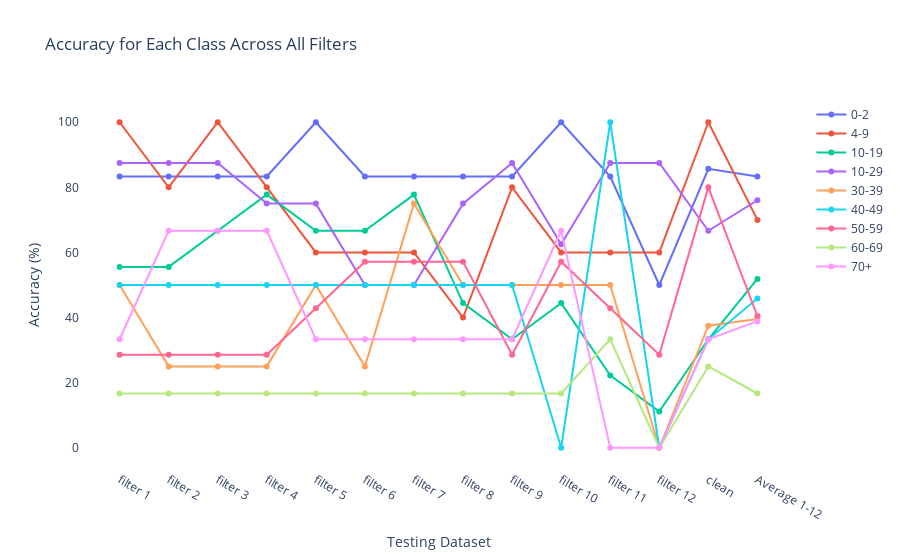
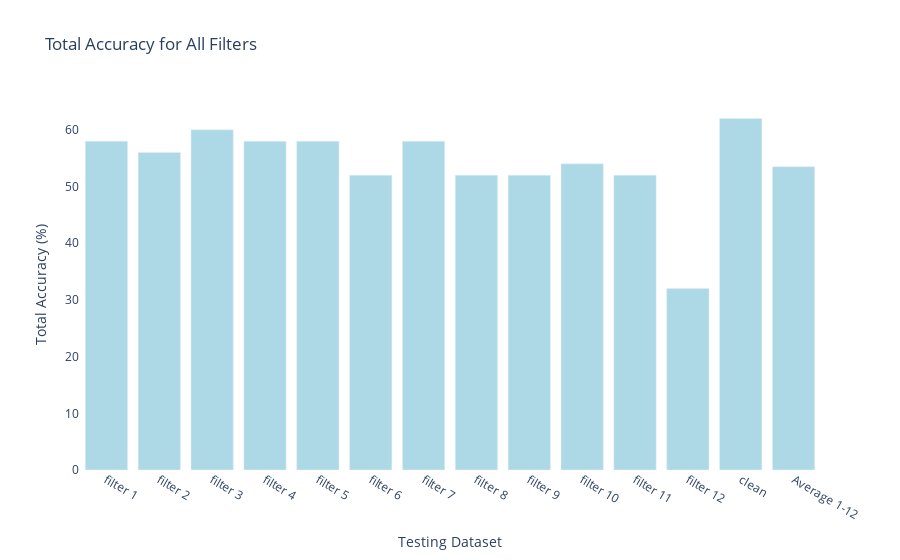

These figures' notebook cell, in order:
### Code cell
import plotly.graph_objects as go
import pandas as pd
import os

# Assuming class_accuracies and overall_accuracies are already populated
class_ids = list(range(9))  # Classes 0 to 8
filter_names = [f"filter {i}" for i in range(1, 13)] + ["clean"]
filter_names_for_avg = [f"filter {i}" for i in range(1, 13)]

# Prepare data for plotting class accuracies
class_accuracy_data = {class_id: [class_accuracies[filter_name].get(class_id, 0) for filter_name in filter_names] for class_id in class_ids}

# Calculate average accuracy per class across filters 1-12
average_class_accuracies = {class_id: sum(class_accuracy_data[class_id][:12]) / 12 for class_id in class_ids}

def classtoage(classId):
    if classId == 0:
        return '0-2'
    elif classId == 1:
        return '4-9'
    elif classId == 2:
        return '10-19'
    elif classId == 3:
        return '10-29'
    elif classId == 4:
        return '30-39'
    elif classId == 5:
        return '40-49'
    elif classId == 6:
        return '50-59'
    elif classId == 7:
        return '60-69'
    else:
        return '70+'
    
# Create subplots for each class including the average for filters 1-12
fig = go.Figure()
for class_id, accuracies in class_accuracy_data.items():
    accuracies.append(average_class_accuracies[class_id])  # Append the average to the list
    fig.add_trace(go.Line(x=filter_names + ['Average 1-12'], y=accuracies, name= classtoage(class_id)))

fig.update_layout(
    barmode='group',
    title='Accuracy for Each Class Across All Filters',
    xaxis_title='Testing Dataset',
    yaxis_title='Accuracy (%)',
    plot_bgcolor='white'
)

plot_directory = '/Users/samin/Desktop/Classes/9.60/9.60-Project/new_plots'
if not os.path.exists(plot_directory):
    os.makedirs(plot_directory)
fig.write_html(os.path.join(plot_directory, 'class_accuracies.html'))
fig.show()

# Prepare data for overall accuracies plot including the average for filters 1-12
overall_accuracy_data = [overall_accuracies[filter_name] * 100 for filter_name in filter_names]  # Convert fraction to percentage
combined_average_accuracy = sum(overall_accuracy_data[:12]) / 12  # Recalculate to ensure no logic error
overall_accuracy_data.append(combined_average_accuracy)  # Append combined average


# colors = [
#     'red', 'blue', 'green', 'yellow', 'orange', 'purple', 'cyan', 'magenta', 'grey', 
#     'lightblue', 'darkgreen', 'lightgreen', 'pink', 'teal'
# ]

# Plotting total accuracies including the average for filters 1-12
fig_total = go.Figure()
fig_total.add_trace(go.Bar(
    x=filter_names + ['Average 1-12'], 
    y=overall_accuracy_data, 
    marker_color="lightblue"  # Apply the color list to the marker_color attribute
))

fig_total.update_layout(
    title='Total Accuracy for All Filters',
    xaxis_title='Testing Dataset',
    yaxis_title='Total Accuracy (%)',
    plot_bgcolor='white'
)
fig_total.write_html(os.path.join(plot_directory, 'total_accuracies.html'))
fig_total.show()

### Figure 1 — Plotly figure (JSON) as saved in the notebook; plotly's stock layout.template omitted (floating-point values rounded to 4 significant figures)
{"data": [{"name": "0-2", "type": "scatter", "x": ["filter 1", "filter 2", "filter 3", "filter 4", "filter 5", "filter 6", "filter 7", "filter 8", "filter 9", "filter 10", "filter 11", "filter 12", "clean", "Average 1-12"], "y": [83.33, 83.33, 83.33, 83.33, 100, 83.33, 83.33, 83.33, 83.33, 100, 83.33, 50, 85.71, 83.33]}, {"name": "4-9", "type": "scatter", "x": ["filter 1", "filter 2", "filter 3", "filter 4", "filter 5", "filter 6", "filter 7", "filter 8", "filter 9", "filter 10", "filter 11", "filter 12", "clean", "Average 1-12"], "y": [100, 80, 100, 80, 60, 60, 60, 40, 80, 60, 60, 60, 100, 70]}, {"name": "10-19", "type": "scatter", "x": ["filter 1", "filter 2", "filter 3", "filter 4", "filter 5", "filter 6", "filter 7", "filter 8", "filter 9", "filter 10", "filter 11", "filter 12", "clean", "Average 1-12"], "y": [55.56, 55.56, 66.67, 77.78, 66.67, 66.67, 77.78, 44.44, 33.33, 44.44, 22.22, 11.11, 33.33, 51.85]}, {"name": "10-29", "type": "scatter", "x": ["filter 1", "filter 2", "filter 3", "filter 4", "filter 5", "filter 6", "filter 7", "filter 8", "filter 9", "filter 10", "filter 11", "filter 12", "clean", "Average 1-12"], "y": [87.5, 87.5, 87.5, 75, 75, 50, 50, 75, 87.5, 62.5, 87.5, 87.5, 66.67, 76.04]}, {"name": "30-39", "type": "scatter", "x": ["filter 1", "filter 2", "filter 3", "filter 4", "filter 5", "filter 6", "filter 7", "filter 8", "filter 9", "filter 10", "filter 11", "filter 12", "clean", "Average 1-12"], "y": [50, 25, 25, 25, 50, 25, 75, 50, 50, 50, 50, 0, 37.5, 39.58]}, {"name": "40-49", "type": "scatter", "x": ["filter 1", "filter 2", "filter 3", "filter 4", "filter 5", "filter 6", "filter 7", "filter 8", "filter 9", "filter 10", "filter 11", "filter 12", "clean", "Average 1-12"], "y": [50, 50, 50, 50, 50, 50, 50, 50, 50, 0, 100, 0, 33.33, 45.83]}, {"name": "50-59", "type": "scatter", "x": ["filter 1", "filter 2", "filter 3", "filter 4", "filter 5", "filter 6", "filter 7", "filter 8", "filter 9", "filter 10", "filter 11", "filter 12", "clean", "Average 1-12"], "y": [28.57, 28.57, 28.57, 28.57, 42.86, 57.14, 57.14, 57.14, 28.57, 57.14, 42.86, 28.57, 80, 40.48]}, {"name": "60-69", "type": "scatter", "x": ["filter 1", "filter 2", "filter 3", "filter 4", "filter 5", "filter 6", "filter 7", "filter 8", "filter 9", "filter 10", "filter 11", "filter 12", "clean", "Average 1-12"], "y": [16.67, 16.67, 16.67, 16.67, 16.67, 16.67, 16.67, 16.67, 16.67, 16.67, 33.33, 0, 25, 16.67]}, {"name": "70+", "type": "scatter", "x": ["filter 1", "filter 2", "filter 3", "filter 4", "filter 5", "filter 6", "filter 7", "filter 8", "filter 9", "filter 10", "filter 11", "filter 12", "clean", "Average 1-12"], "y": [33.33, 66.67, 66.67, 66.67, 33.33, 33.33, 33.33, 33.33, 33.33, 66.67, 0, 0, 33.33, 38.89]}], "layout": {"barmode": "group", "plot_bgcolor": "white", "title": {"text": "Accuracy for Each Class Across All Filters"}, "xaxis": {"title": {"text": "Testing Dataset"}}, "yaxis": {"title": {"text": "Accuracy (%)"}}}}

### Figure 2 — Plotly figure (JSON) as saved in the notebook; plotly's stock layout.template omitted (floating-point values rounded to 4 significant figures)
{"data": [{"marker": {"color": "lightblue"}, "type": "bar", "x": ["filter 1", "filter 2", "filter 3", "filter 4", "filter 5", "filter 6", "filter 7", "filter 8", "filter 9", "filter 10", "filter 11", "filter 12", "clean", "Average 1-12"], "y": [58.0, 56.0, 60, 58.0, 58.0, 52, 58.0, 52, 52, 54, 52, 32, 62, 53.5]}], "layout": {"plot_bgcolor": "white", "title": {"text": "Total Accuracy for All Filters"}, "xaxis": {"title": {"text": "Testing Dataset"}}, "yaxis": {"title": {"text": "Total Accuracy (%)"}}}}
